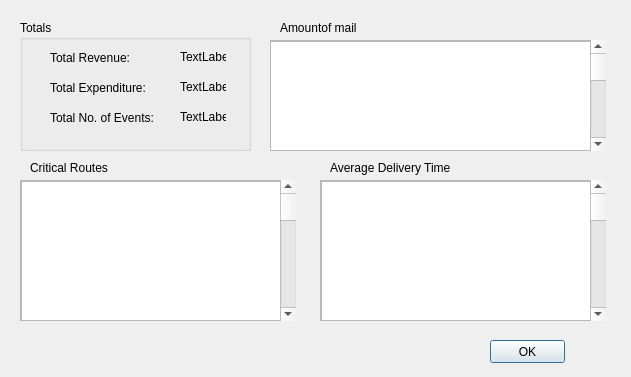
<?xml version="1.0" encoding="UTF-8"?>
<ui version="4.0">
 <class>Dialog</class>
 <widget class="QDialog" name="Dialog">
  <property name="geometry">
   <rect>
    <x>0</x>
    <y>0</y>
    <width>631</width>
    <height>377</height>
   </rect>
  </property>
  <property name="windowTitle">
   <string>Dialog</string>
  </property>
  <widget class="QGroupBox" name="groupBox">
   <property name="geometry">
    <rect>
     <x>20</x>
     <y>20</y>
     <width>231</width>
     <height>131</height>
    </rect>
   </property>
   <property name="title">
    <string>Totals</string>
   </property>
   <widget class="QLabel" name="label">
    <property name="geometry">
     <rect>
      <x>30</x>
      <y>30</y>
      <width>111</width>
      <height>16</height>
     </rect>
    </property>
    <property name="text">
     <string>Total Revenue:</string>
    </property>
   </widget>
   <widget class="QLabel" name="label_2">
    <property name="geometry">
     <rect>
      <x>30</x>
      <y>60</y>
      <width>111</width>
      <height>16</height>
     </rect>
    </property>
    <property name="text">
     <string>Total Expenditure:</string>
    </property>
   </widget>
   <widget class="QLabel" name="label_3">
    <property name="geometry">
     <rect>
      <x>30</x>
      <y>90</y>
      <width>111</width>
      <height>16</height>
     </rect>
    </property>
    <property name="text">
     <string>Total No. of Events:</string>
    </property>
   </widget>
   <widget class="QLabel" name="label_4">
    <property name="geometry">
     <rect>
      <x>160</x>
      <y>30</y>
      <width>46</width>
      <height>13</height>
     </rect>
    </property>
    <property name="text">
     <string>TextLabel</string>
    </property>
   </widget>
   <widget class="QLabel" name="label_5">
    <property name="geometry">
     <rect>
      <x>160</x>
      <y>60</y>
      <width>46</width>
      <height>13</height>
     </rect>
    </property>
    <property name="text">
     <string>TextLabel</string>
    </property>
   </widget>
   <widget class="QLabel" name="label_6">
    <property name="geometry">
     <rect>
      <x>160</x>
      <y>90</y>
      <width>46</width>
      <height>13</height>
     </rect>
    </property>
    <property name="text">
     <string>TextLabel</string>
    </property>
   </widget>
  </widget>
  <widget class="QPushButton" name="pushButton">
   <property name="geometry">
    <rect>
     <x>490</x>
     <y>340</y>
     <width>75</width>
     <height>23</height>
    </rect>
   </property>
   <property name="text">
    <string>OK</string>
   </property>
  </widget>
  <widget class="QScrollArea" name="scrollArea">
   <property name="geometry">
    <rect>
     <x>270</x>
     <y>40</y>
     <width>321</width>
     <height>111</height>
    </rect>
   </property>
   <property name="widgetResizable">
    <bool>true</bool>
   </property>
   <widget class="QWidget" name="scrollAreaWidgetContents">
    <property name="geometry">
     <rect>
      <x>0</x>
      <y>0</y>
      <width>319</width>
      <height>109</height>
     </rect>
    </property>
    <widget class="QTableView" name="tableView">
     <property name="geometry">
      <rect>
       <x>-10</x>
       <y>0</y>
       <width>331</width>
       <height>111</height>
      </rect>
     </property>
    </widget>
   </widget>
  </widget>
  <widget class="QLabel" name="label_7">
   <property name="geometry">
    <rect>
     <x>280</x>
     <y>20</y>
     <width>121</width>
     <height>16</height>
    </rect>
   </property>
   <property name="text">
    <string>Amountof mail</string>
   </property>
  </widget>
  <widget class="QScrollArea" name="scrollArea_2">
   <property name="geometry">
    <rect>
     <x>20</x>
     <y>180</y>
     <width>261</width>
     <height>141</height>
    </rect>
   </property>
   <property name="widgetResizable">
    <bool>true</bool>
   </property>
   <widget class="QWidget" name="scrollAreaWidgetContents_2">
    <property name="geometry">
     <rect>
      <x>0</x>
      <y>0</y>
      <width>259</width>
      <height>139</height>
     </rect>
    </property>
    <widget class="QTableView" name="tableView_2">
     <property name="geometry">
      <rect>
       <x>0</x>
       <y>0</y>
       <width>261</width>
       <height>141</height>
      </rect>
     </property>
    </widget>
   </widget>
  </widget>
  <widget class="QLabel" name="label_8">
   <property name="geometry">
    <rect>
     <x>30</x>
     <y>160</y>
     <width>91</width>
     <height>16</height>
    </rect>
   </property>
   <property name="text">
    <string>Critical Routes</string>
   </property>
  </widget>
  <widget class="QScrollArea" name="scrollArea_3">
   <property name="geometry">
    <rect>
     <x>320</x>
     <y>180</y>
     <width>271</width>
     <height>141</height>
    </rect>
   </property>
   <property name="widgetResizable">
    <bool>true</bool>
   </property>
   <widget class="QWidget" name="scrollAreaWidgetContents_3">
    <property name="geometry">
     <rect>
      <x>0</x>
      <y>0</y>
      <width>269</width>
      <height>139</height>
     </rect>
    </property>
    <widget class="QTableView" name="tableView_3">
     <property name="geometry">
      <rect>
       <x>0</x>
       <y>0</y>
       <width>271</width>
       <height>141</height>
      </rect>
     </property>
    </widget>
   </widget>
  </widget>
  <widget class="QLabel" name="label_9">
   <property name="geometry">
    <rect>
     <x>330</x>
     <y>160</y>
     <width>121</width>
     <height>16</height>
    </rect>
   </property>
   <property name="text">
    <string>Average Delivery Time</string>
   </property>
  </widget>
  <widget class="QScrollBar" name="verticalScrollBar_3">
   <property name="geometry">
    <rect>
     <x>590</x>
     <y>180</y>
     <width>16</width>
     <height>141</height>
    </rect>
   </property>
   <property name="orientation">
    <enum>Qt::Vertical</enum>
   </property>
  </widget>
  <widget class="QScrollBar" name="verticalScrollBar">
   <property name="geometry">
    <rect>
     <x>590</x>
     <y>40</y>
     <width>16</width>
     <height>111</height>
    </rect>
   </property>
   <property name="orientation">
    <enum>Qt::Vertical</enum>
   </property>
  </widget>
  <widget class="QScrollBar" name="verticalScrollBar_2">
   <property name="geometry">
    <rect>
     <x>280</x>
     <y>180</y>
     <width>16</width>
     <height>141</height>
    </rect>
   </property>
   <property name="orientation">
    <enum>Qt::Vertical</enum>
   </property>
  </widget>
 </widget>
 <resources/>
 <connections>
  <connection>
   <sender>pushButton</sender>
   <signal>clicked()</signal>
   <receiver>Dialog</receiver>
   <slot>close()</slot>
   <hints>
    <hint type="sourcelabel">
     <x>527</x>
     <y>353</y>
    </hint>
    <hint type="destinationlabel">
     <x>567</x>
     <y>352</y>
    </hint>
   </hints>
  </connection>
 </connections>
</ui>
